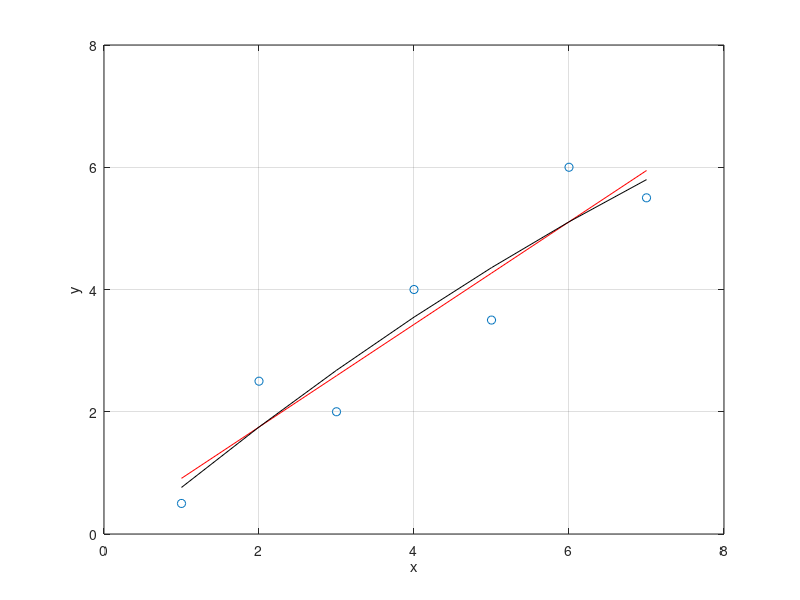

Write MATLAB code to recreate this figure.
clear all
close all
clc

xi = 1:7;
yi = [0.5, 2.5, 2.0, 4.0, 3.5, 6.0, 5.5];

plot(xi, yi, 'o')
xlim([0, 8])
ylim([0, 8])
grid on
xlabel('x')
ylabel('y')

# MMQ

hold on

n = length(xi)

# grau 1
a = polyfit(xi, yi, 1);
a1 = a(1);
a0 = a(2);
plot(xi, a1*xi+a0, 'r')

disp('grau 1')
St = sum((yi - mean(yi)).^2);
Sr = sum((yi-(a0+a1*xi)).^2);
r2 = (St-Sr)/St
s_yx = sqrt(Sr/(n-2))
s_y = sqrt(St/(n-1))

# grau 2
a = polyfit(xi, yi, 2);
a2 = a(1);
a1 = a(2);
a0 = a(3);
plot(xi, a2*xi.^2+a1*xi+a0, 'k')

disp('grau 2')
St = sum((yi - mean(yi)).^2);
Sr = sum((yi-(a0+a1*xi+a2*xi.^2)).^2);
r2 = (St-Sr)/St
s_yx = sqrt(Sr/(n-2))
s_y = sqrt(St/(n-1))
